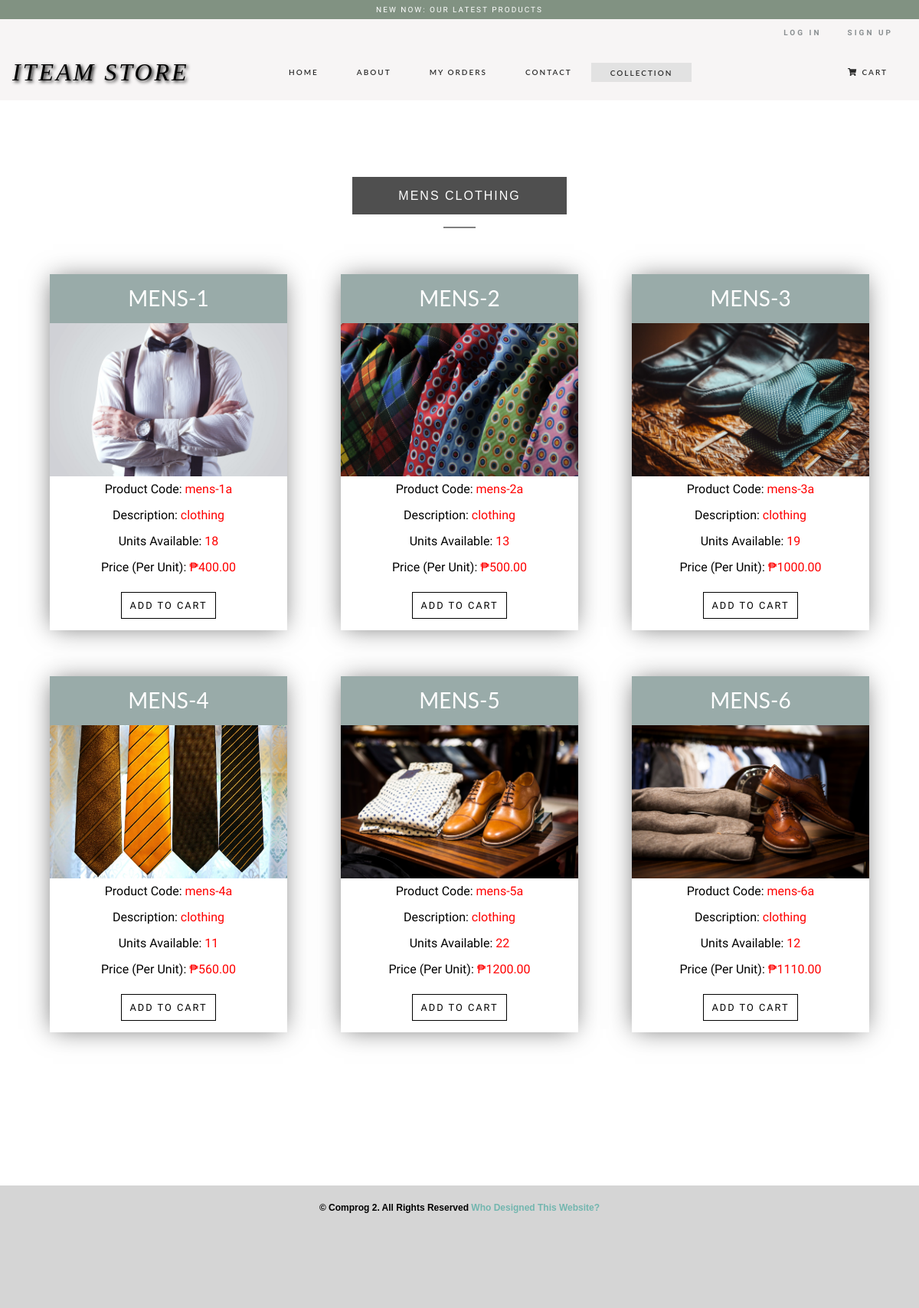
The app's page /mens.php with its own data.
### tables this page shows
CREATE TABLE `mens` (
  `id` int(11) NOT NULL,
  `product_code` varchar(60) NOT NULL,
  `product_name` varchar(60) NOT NULL,
  `product_desc` tinytext NOT NULL,
  `product_img_name` varchar(255) NOT NULL,
  `qty` int(255) NOT NULL,
  `price` decimal(10,2) NOT NULL
);

### config.php (called while the page is built, shortened)
<?php
$currency = '₱';
?>

### mens.php (the view, shortened to what this page needs)
<?php
include 'config.php';
?>
<!DOCTYPE html>
<html ng-app="myApp">
<head>
</head>
  <body>
    <header>
      <?php include('assets/header-primary.php') ?>
    </header>
    <nav class="navbar navbar-expand-lg navbar-dark bg-black">
      <a class="navbar-brand mxauto" href="main.php">ITEAM STORE</a>
      <div class="collapse navbar-collapse" id="navbarNav">
        <ul class="navbar-nav mx-auto">
          <li class="nav-item">
            <a class="nav-link" href="main.php">Home <span class="sr-only">(current)</span></a>
          </li>
          <li class="nav-item">
            <a class="nav-link" href="about.php">About</a>
          </li>
          <li class="nav-item">
            <a class="nav-link" href="orders.php">My Orders</a>
          </li>
          <li class="nav-item">
            <a class="nav-link" href="contact.php">Contact</a>
          </li>
          <li class="dropdown">
              <a class="dropbtn" href="featured.php">Collection</a>
          </li>
        </ul>
        <ul class="navbar-nav ml-auto">
          <li class="nav-item">
            <a class="nav-link image-show cart" data-modal="modalCart"><i class="fas fa-shopping-cart" data-modal="modalCart"></i>Cart</a>
          </li>
        </ul>
      </div>
    </nav>
    <div class="featured-items-collection products">
      <div class="container">
        <div class="text-heading col-auto text-center">
          <div class="text-holder">
            <h2>Mens Clothing</h2>
                <hr />
          </div>
        </div>
        <div class="row d-flex justify-content-around">
        <?php
          $mens = $mysqli->query('SELECT * FROM mens');
          if($mens){
            while($obj = $mens->fetch_object()) {
              echo '<div class="image-content-products">';
              echo '<h3>'.$obj->product_name.'</h3>';
              echo '<img src="img/mens/'.$obj->product_img_name.'"/>';
              echo '<p>Product Code: <span>'.$obj->product_code.'</span></p>';
              echo '<p>Description: <span>'.$obj->product_desc.'</span></p>';
              echo '<p>Units Available: <span>'.$obj->qty.'</span></p>';
              echo '<p>Price (Per Unit): <span>'.$currency.$obj->price.'</span></p>';
              if($obj->qty > 0){
                echo '<p><a href="update-cart.php?action=add&id='.$obj->id.'"><input class="add" type="submit" value="Add To Cart"/></a></p>';
              }
              else {
                echo 'Out Of Stock!';
              }
              echo '</div>';
            }
          }
          echo '</div>';
          echo '</div>';
          echo '</div>';
          ?>
  </body>
</html>

### records on screen
mens: product_name "MENS-1", product_img_name (picture), product_code "mens-1a", product_desc "clothing", qty "18", price "400.00"
mens: product_name "MENS-2", product_img_name (picture), product_code "mens-2a", product_desc "clothing", qty "13", price "500.00"
mens: product_name "MENS-3", product_img_name (picture), product_code "mens-3a", product_desc "clothing", qty "19", price "1000.00"
mens: product_name "MENS-4", product_img_name (picture), product_code "mens-4a", product_desc "clothing", qty "11", price "560.00"
mens: product_name "MENS-5", product_img_name (picture), product_code "mens-5a", product_desc "clothing", qty "22", price "1200.00"
mens: product_name "MENS-6", product_img_name (picture), product_code "mens-6a", product_desc "clothing", qty "12", price "1110.00"
